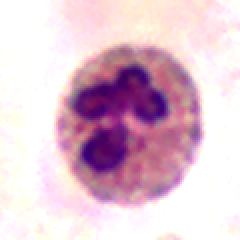
#> input picture DIP Lab/Projects/Assignment/dataset_DIP_assignment/test/images/241.bmp, 120 x 120 px, found by its file name (shown 2 times larger)
$ jupyter execute --allow-errors assignment_01.ipynb
#> lines starting #> are read from the running program, lines starting #| are printed output that depends on the picture
[cell 1]
import cv2
import numpy as np
import matplotlib.pyplot as plt

def load_image(image_path):
    """Load grayscale image."""
    return cv2.imread(image_path, cv2.IMREAD_GRAYSCALE)

def compute_thresholds(img, k1=1.0, k2=1.0):
    """Compute dynamic thresholds based on mean and standard deviation."""
    valid_pixels = img[img < 255]  # Ignore white background
    mean_intensity = np.mean(valid_pixels)
    std_dev_intensity = np.std(valid_pixels)
    nucleus_thresh = mean_intensity - k1 * std_dev_intensity
    cytoplasm_thresh = mean_intensity + k2 * std_dev_intensity
    return nucleus_thresh, cytoplasm_thresh

# [49 lines left out: functions manual_thresholding, plot_results, not called in this run]

def main():
    image_path = "E:\\2. DIP\\2. LAB\\pythonProject\\Assignment\\dataset_DIP_assignment\\train\\images\\003.bmp"
    img = load_image(image_path)

    nucleus_thresh, cytoplasm_thresh = compute_thresholds(img)
    nucleus_only, cytoplasm_only, segmented = manual_thresholding(img, nucleus_thresh, cytoplasm_thresh)

    plot_results(img, nucleus_only, cytoplasm_only, segmented, nucleus_thresh, cytoplasm_thresh)

#> (the rest of this cell did not finish here and is left out)

[cell 2]
import os
import cv2
import numpy as np
import pandas as pd

# [85 lines left out: functions compute_accuracy, create_combined_mask, dice_coefficient, connectivit_8, test_v_set, not called in this run]

def process_dataset(train_images_path, train_masks_path, output_csv):
    """Process all images in the dataset and store results in a DataFrame."""

    results = []
    v_set_values = [(1.0, 1.0), (1.5, 1.5), (2.0, 2.0), (1.0, 2.0), (2.0, 1.0)]

    if not os.path.exists(train_images_path) or not os.path.exists(train_masks_path):
        print("Error: One or more specified directories do not exist!")
        return

    for filename in os.listdir(train_images_path):
        if filename.endswith(".bmp"):
            img_path = os.path.join(train_images_path, filename)
            mask_filename = filename.replace(".bmp", ".png")
            mask_path = os.path.join(train_masks_path, mask_filename)

            if not os.path.exists(mask_path):
                print(f"Mask not found for {filename}, skipping...")
                continue

            img = cv2.imread(img_path, 0)
            if img is None:
                print(f"Failed to read {filename}, skipping...")
                continue

            # Find the best V set
            best_v_set = test_v_set(img, v_set_values)
            best_k1, best_k2 = best_v_set  # Unpack without error

            nucleus_thresh = np.mean(img) - best_k1 * np.std(img)
            cytoplasm_thresh = np.mean(img) - best_k2 * np.std(img)

            # Generate segmented images
            img_cyto = connectivit_8(img, cytoplasm_thresh, 1)
            img_nuc = connectivit_8(img, nucleus_thresh, 1)

            # Create combined mask
            combined_mask = create_combined_mask(img_cyto, img_nuc)

            # Read and process ground truth mask
            ground_truth_mask = cv2.imread(mask_path, 0)
            if ground_truth_mask is None:
                print(f"Failed to read mask {mask_filename}, skipping...")
                continue

            # Compute Dice coefficient
            dice_score = dice_coefficient(combined_mask, ground_truth_mask)

            # Compute Accuracy
            accuracy = compute_accuracy(combined_mask, ground_truth_mask)

            # Store results
            results.append({
                "Image": filename,
                "Best_k1": best_k1,
                "Best_k2": best_k2,
                "Nucleus_Threshold": round(nucleus_thresh, 2),
                "Cytoplasm_Threshold": round(cytoplasm_thresh, 2),
                "Dice_Score": round(dice_score, 4),
                "Accuracy": round(accuracy, 4)
            })

            print(f"{filename}: Best (k1, k2) = ({best_k1}, {best_k2}), Dice Score = {dice_score:.4f}, Accuracy = {accuracy:.4f}")

    # Save results
    df_results = pd.DataFrame(results)
    df_results.to_csv(output_csv, index=False)
    return df_results

# Define dataset paths
train_images_path = r"E:\2. DIP\2. LAB\pythonProject\Assignment\dataset_DIP_assignment\train\images"
train_masks_path = r"E:\2. DIP\2. LAB\pythonProject\Assignment\dataset_DIP_assignment\train\masks"
output_csv = r"E:\2. DIP\2. LAB\pythonProject\Assignment\dataset_DIP_assignment\results.csv"

# Run the processing
df_train = process_dataset(train_images_path, train_masks_path, output_csv)

[cell 3]
import numpy as np
import matplotlib.pyplot as plt
import cv2

# [77 lines left out: functions find_root, connectivity_8, plot_cca_results, not called in this run]

def load_image(image_path):
    img = cv2.imread(image_path, cv2.IMREAD_GRAYSCALE)
    if img is None:
        raise ValueError("Error loading image. Check file path.")
    return img

# [7 lines left out: function compute_thresholds, not called in this run]

def process_image(image_path):
    img = load_image(image_path)
    nucleus_thresh, cytoplasm_thresh = compute_thresholds(img)
    img_cyto = connectivity_8(img, cytoplasm_thresh, 1)
    img_nuc = connectivity_8(img, nucleus_thresh, 1)


    plot_cca_results(img, img_cyto, img_nuc)

# Run the processing
image_path = "E:\\2. DIP\\2. LAB\\pythonProject\\Assignment\\dataset_DIP_assignment\\train\\images\\006.bmp"
#> (the rest of this cell did not finish here and is left out)

[cell 4]
import numpy as np
import matplotlib.pyplot as plt
import cv2

def binarize_image(label_img):
    return np.where(label_img > 0, 255, 0).astype(np.uint8)

# [27 lines left out: functions create_combined_mask, plot_results, not called in this run]

# Load and process the image
image_path = "E:\\2. DIP\\2. LAB\\pythonProject\\Assignment\\dataset_DIP_assignment\\train\\images\\006.bmp"
img = cv2.imread(image_path, 0)

#> (the rest of this cell did not finish here and is left out)

[cell 5]
import cv2
import numpy as np

# [5 lines left out: function dice_coefficient, not called in this run]

# Load the generated combined mask and ground truth mask
generated_mask = cv2.imread("E:\\2. DIP\\2. LAB\\pythonProject\\Assignment\\dataset_DIP_assignment\\train\\images\\006.bmp", 0)
ground_truth_mask = cv2.imread("E:\\2. DIP\\2. LAB\\pythonProject\\Assignment\\dataset_DIP_assignment\\train\\masks\\006.png", 0)

# Binarize the masks
#> (the rest of this cell did not finish here and is left out)

[cell 6]
import numpy as np
import matplotlib.pyplot as plt
import cv2
def histogram(img):
    array = [0] * 256
    for i in range(img.shape[0]):
        for j in range(img.shape[1]):
            pixel_val = int(img[i, j])
            array[pixel_val] += 1
    array = np.array(array)
    return array
train_images_path = "E:\\2. DIP\\2. LAB\\pythonProject\\Assignment\\dataset_DIP_assignment\\test\\images\\241.bmp"
img= cv2.imread(train_images_path, 0)
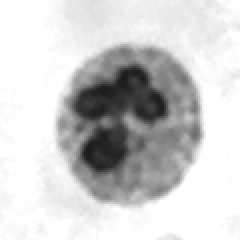
#> img: shape (120, 120) (shown 2 times larger); min 28, max 255, mean 206.4
hist = histogram(img)
#> after the loop in histogram, `for i in range(img.shape[0]):`: array = 256 values, max 3860 at index 255, min 0 at index 0, mean 56.25
#> hist has the same summary as array in histogram
plt.figure(figsize=(8, 5))
plt.plot(range(256), hist, color='blue', linewidth=2)
plt.title("Histogram")
plt.xlabel("Pixel value")
plt.ylabel("Probability")
plt.grid()
plt.show()
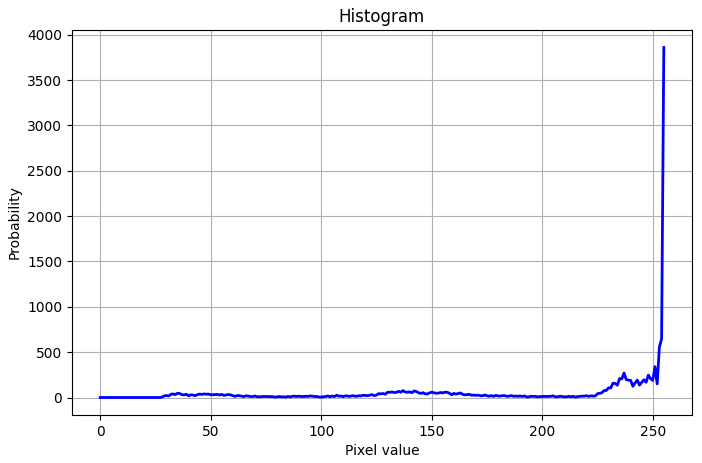
#> figure drawn by matplotlib, 1 panel; curve peaks at x = 255, y = 3860

[cell 7]
import cv2
import numpy as np
import matplotlib.pyplot as plt
from skimage.measure import label
# [6 lines left out: function convert, not called in this run]
# Load the grayscale image
image_path = "E:\\2. DIP\\2. LAB\\pythonProject\\Assignment\\dataset_DIP_assignment\\test\\images\\243.bmp"
img = cv2.imread(image_path, cv2.IMREAD_GRAYSCALE)
# [4 lines left out: function connected_component_analysis, not called in this run]
# Check if the image is loaded correctly
if img is None:
    print("Error: Image not found.")
else:
    # Step 1: Threshold for Nucleus (Assuming Nucleus is Darkest)
    _, nucleus_mask = cv2.threshold(img, 80, 255, cv2.THRESH_BINARY_INV)

    # Step 2: Threshold for Cytoplasm (Intermediate intensity values)
    _, cytoplasm_mask = cv2.threshold(img, 150, 255, cv2.THRESH_BINARY)

    # Step 3: Apply Connected Component Analysis (8-connectivity)
    num_labels_necules, nucleus_labels = connected_component_analysis(nucleus_mask) # 8-connectivity
    nucleus_labels = convert(nucleus_labels, 255)
    print("Nucles : ",np.unique(nucleus_labels))
    num_labels_cytoplasm, cytoplasm_labels = connected_component_analysis(cytoplasm_mask)  # 8-connectivity
    cytoplasm_labels = convert(cytoplasm_labels, 128)
    print("Cytoplasam : ",np.unique(cytoplasm_labels))

    # Step 4: Combine the two labeled images
    combined_labels = nucleus_labels + cytoplasm_labels
    print("Combined : ",np.unique(combined_labels))

    # Step 5: Plot results
    plt.figure(figsize=(18, 6))

    plt.subplot(1, 6, 1)
    plt.imshow(img, cmap="gray")
    plt.title("Original Grayscale Image")
    plt.axis("off")

    plt.subplot(1, 6, 2)
    plt.imshow(nucleus_mask, cmap="gray")
    plt.title("Nucleus Mask")
    plt.axis("off")

    plt.subplot(1, 6, 3)
    plt.imshow(cytoplasm_mask, cmap="gray")
    plt.title("Cytoplasam Mask")
    plt.axis("off")

    plt.subplot(1, 4, 4)
    plt.imshow(nucleus_labels, cmap="jet")
    plt.title("Nucleus CCA (8-Connected)")
    plt.axis("off")

    plt.subplot(1, 6, 5)
    plt.imshow(cytoplasm_labels, cmap="jet")
    plt.title("Cytoplasm CCA (8-Connected)")
    plt.axis("off")

    plt.subplot(1, 6, 6)
    plt.imshow(combined_labels, cmap="grey")
    plt.title("Final Combined Labels")
    plt.axis("off")

    plt.show()

    # Print number of connected components
    print(f"Nucleus Components: {np.max(nucleus_labels)}")
    print(f"Cytoplasm Components: {np.max(cytoplasm_labels)}")
    print(f"Total Combined Components: {np.max(combined_labels)}")

[cell 8]
import cv2
import numpy as np
import matplotlib.pyplot as plt

# Load the grayscale image
image_path = "E:\\2. DIP\\2. LAB\\pythonProject\\Assignment\\dataset_DIP_assignment\\test\\images\\245.bmp"

img = cv2.imread(image_path, cv2.IMREAD_GRAYSCALE)

# Mask out the white background (255)
#> (the rest of this cell did not finish here and is left out)

#> (a cell that did not finish here is left out)

[cell 10]
import cv2
import numpy as np
import matplotlib.pyplot as plt

# Load the grayscale image
image_path = "E:\\2. DIP\\2. LAB\\pythonProject\\Assignment\\dataset_DIP_assignment\\test\\images\\243.bmp"
img = cv2.imread(image_path, cv2.IMREAD_GRAYSCALE)

# Apply CLAHE for contrast enhancement
clahe = cv2.createCLAHE(clipLimit=2.0, tileGridSize=(8, 8))
enhanced_img = clahe.apply(img)

# Apply Gaussian Blur to reduce noise
#> (the rest of this cell did not finish here and is left out)

[cell 11]
import cv2
import numpy as np
import matplotlib.pyplot as plt

# Load the grayscale image
image_path = "E:\\2. DIP\\2. LAB\\pythonProject\\Assignment\\dataset_DIP_assignment\\test\\images\\243.bmp"
img = cv2.imread(image_path, cv2.IMREAD_GRAYSCALE)

# Apply CLAHE for contrast enhancement
clahe = cv2.createCLAHE(clipLimit=2.0, tileGridSize=(8, 8))
enhanced_img = clahe.apply(img)

# Apply Power Law (Gamma Correction)
gamma = 1.5  # Adjust gamma for better enhancement
#> (the rest of this cell did not finish here and is left out)

[cell 12]
import cv2
import numpy as np
import matplotlib.pyplot as plt

# Load the grayscale image
image_path = "E:\\2. DIP\\2. LAB\\pythonProject\\Assignment\\dataset_DIP_assignment\\test\\images\\243.bmp"
img = cv2.imread(image_path, cv2.IMREAD_GRAYSCALE)

# Apply Power Law (Gamma Correction)
gamma = 1.5  # Adjust gamma as needed
#> (the rest of this cell did not finish here and is left out)

[cell 13]
import cv2
import numpy as np
import matplotlib.pyplot as plt

# Load the grayscale image
image_path = "E:\\2. DIP\\2. LAB\\pythonProject\\Assignment\\dataset_DIP_assignment\\test\\images\\243.bmp"
img = cv2.imread(image_path, cv2.IMREAD_GRAYSCALE)

# Apply Power Law (Gamma Correction)
gamma = 1.5  # Adjust gamma as needed
#> (the rest of this cell did not finish here and is left out)

[cell 14]
train_images_path = "E:\\2. DIP\\2. LAB\\pythonProject\\Assignment\\dataset_DIP_assignment\\test\\masks\\243.png"
img= cv2.imread(train_images_path, 0)
print(np.unique(img))
#| [None]
plt.figure(figsize=(8, 5))
#> (the rest of this cell did not finish here and is left out)

[cell 15]
# [9 lines left out: functions apply_threshold, connected_component_analysis, not called in this run]

[cell 16]
import cv2
import numpy as np
import os

def load_images(image_folder, mask_folder):
    """Loads images and masks from given directories."""
    images, masks = [], []

    if os.path.isfile(image_folder) and os.path.isfile(mask_folder):
        image = cv2.imread(image_folder, cv2.IMREAD_GRAYSCALE)
        mask = cv2.imread(mask_folder, cv2.IMREAD_GRAYSCALE)
        return [image], [mask]

    image_files = sorted(os.listdir(image_folder))
    mask_files = sorted(os.listdir(mask_folder))

    for img_file, mask_file in zip(image_files, mask_files):
        img_path = os.path.join(image_folder, img_file)
        mask_path = os.path.join(mask_folder, mask_file)

        image = cv2.imread(img_path, cv2.IMREAD_GRAYSCALE)
        mask = cv2.imread(mask_path, cv2.IMREAD_GRAYSCALE)

        images.append(image)
        masks.append(mask)

    return images, masks

# [21 lines left out: functions apply_threshold, connected_component_analysis, segment_wbc_components, dice_coefficient, not called in this run]

[cell 17]
# Paths (Change these based on your dataset location)
train_images_path = "E:\\2. DIP\\2. LAB\\pythonProject\\Assignment\\dataset_DIP_assignment\\test\\images"
train_masks_path =  "E:\\2. DIP\\2. LAB\\pythonProject\\Assignment\\dataset_DIP_assignment\\test\\masks"

# Load train images and masks
#> (the rest of this cell did not finish here and is left out)

[cell 18]
test_images_path = "path/to/test/images"
test_masks_path = "path/to/test/masks"
# Load test images and masks
#> (the rest of this cell did not finish here and is left out)
